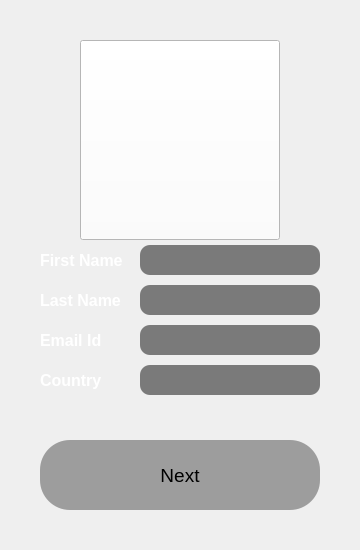
      <widget class="QWidget" name="getNameEmailWidget">
       <layout class="QGridLayout" name="gridLayout_6">
        <property name="leftMargin">
         <number>0</number>
        </property>
        <property name="topMargin">
         <number>0</number>
        </property>
        <property name="rightMargin">
         <number>0</number>
        </property>
        <property name="bottomMargin">
         <number>0</number>
        </property>
        <property name="spacing">
         <number>0</number>
        </property>
        <item row="1" column="0">
         <spacer name="horizontalSpacer_5">
          <property name="orientation">
           <enum>Qt::Horizontal</enum>
          </property>
          <property name="sizeHint" stdset="0">
           <size>
            <width>40</width>
            <height>20</height>
           </size>
          </property>
         </spacer>
        </item>
        <item row="0" column="1">
         <spacer name="verticalSpacer_4">
          <property name="orientation">
           <enum>Qt::Vertical</enum>
          </property>
          <property name="sizeHint" stdset="0">
           <size>
            <width>20</width>
            <height>40</height>
           </size>
          </property>
         </spacer>
        </item>
        <item row="1" column="2">
         <spacer name="horizontalSpacer_6">
          <property name="orientation">
           <enum>Qt::Horizontal</enum>
          </property>
          <property name="sizeHint" stdset="0">
           <size>
            <width>40</width>
            <height>20</height>
           </size>
          </property>
         </spacer>
        </item>
        <item row="3" column="1">
         <spacer name="verticalSpacer_3">
          <property name="orientation">
           <enum>Qt::Vertical</enum>
          </property>
          <property name="sizeHint" stdset="0">
           <size>
            <width>20</width>
            <height>40</height>
           </size>
          </property>
         </spacer>
        </item>
        <item row="1" column="1">
         <layout class="QGridLayout" name="gridLayout_4">
          <item row="4" column="0" colspan="3">
           <widget class="QWidget" name="widget_5" native="true">
            <property name="minimumSize">
             <size>
              <width>0</width>
              <height>40</height>
             </size>
            </property>
            <property name="maximumSize">
             <size>
              <width>16777215</width>
              <height>40</height>
             </size>
            </property>
            <layout class="QGridLayout" name="gridLayout_8">
             <property name="leftMargin">
              <number>0</number>
             </property>
             <property name="topMargin">
              <number>0</number>
             </property>
             <property name="rightMargin">
              <number>0</number>
             </property>
             <property name="bottomMargin">
              <number>0</number>
             </property>
             <property name="spacing">
              <number>0</number>
             </property>
             <item row="0" column="0">
              <widget class="QLabel" name="label_8">
               <property name="font">
                <font>
                 <pointsize>12</pointsize>
                 <weight>75</weight>
                 <bold>true</bold>
                </font>
               </property>
               <property name="styleSheet">
                <string notr="true">color: rgb(255, 255, 255);</string>
               </property>
               <property name="text">
                <string>Country</string>
               </property>
              </widget>
             </item>
             <item row="0" column="1">
              <widget class="QLineEdit" name="lineEdit_5">
               <property name="minimumSize">
                <size>
                 <width>180</width>
                 <height>30</height>
                </size>
               </property>
               <property name="maximumSize">
                <size>
                 <width>180</width>
                 <height>30</height>
                </size>
               </property>
               <property name="styleSheet">
                <string notr="true">border-top-left-radius: 10px;
border-top-right-radius: 10px;
border-bottom-left-radius: 10px;
border-bottom-right-radius: 10px;
background-color: rgb(122, 122, 122);</string>
               </property>
              </widget>
             </item>
            </layout>
           </widget>
          </item>
          <item row="2" column="0" colspan="3">
           <widget class="QWidget" name="widget_3" native="true">
            <property name="minimumSize">
             <size>
              <width>0</width>
              <height>40</height>
             </size>
            </property>
            <property name="maximumSize">
             <size>
              <width>16777215</width>
              <height>40</height>
             </size>
            </property>
            <layout class="QGridLayout" name="gridLayout_3">
             <property name="leftMargin">
              <number>0</number>
             </property>
             <property name="topMargin">
              <number>0</number>
             </property>
             <property name="rightMargin">
              <number>0</number>
             </property>
             <property name="bottomMargin">
              <number>0</number>
             </property>
             <property name="spacing">
              <number>0</number>
             </property>
             <item row="0" column="0">
              <widget class="QLabel" name="label_5">
               <property name="font">
                <font>
                 <pointsize>12</pointsize>
                 <weight>75</weight>
                 <bold>true</bold>
                </font>
               </property>
               <property name="styleSheet">
                <string notr="true">color: rgb(255, 255, 255);</string>
               </property>
               <property name="text">
                <string>Last Name</string>
               </property>
              </widget>
             </item>
             <item row="0" column="1">
              <widget class="QLineEdit" name="lineEdit_2">
               <property name="minimumSize">
                <size>
                 <width>180</width>
                 <height>30</height>
                </size>
               </property>
               <property name="maximumSize">
                <size>
                 <width>180</width>
                 <height>30</height>
                </size>
               </property>
               <property name="styleSheet">
                <string notr="true">border-top-left-radius: 10px;
border-top-right-radius: 10px;
border-bottom-left-radius: 10px;
border-bottom-right-radius: 10px;
background-color: rgb(122, 122, 122);</string>
               </property>
              </widget>
             </item>
            </layout>
           </widget>
          </item>
          <item row="3" column="0" colspan="3">
           <widget class="QWidget" name="widget_4" native="true">
            <property name="minimumSize">
             <size>
              <width>0</width>
              <height>40</height>
             </size>
            </property>
            <property name="maximumSize">
             <size>
              <width>16777215</width>
              <height>40</height>
             </size>
            </property>
            <layout class="QGridLayout" name="gridLayout_5">
             <property name="leftMargin">
              <number>0</number>
             </property>
             <property name="topMargin">
              <number>0</number>
             </property>
             <property name="rightMargin">
              <number>0</number>
             </property>
             <property name="bottomMargin">
              <number>0</number>
             </property>
             <property name="spacing">
              <number>0</number>
             </property>
             <item row="0" column="0">
              <widget class="QLabel" name="label_6">
               <property name="font">
                <font>
                 <pointsize>12</pointsize>
                 <weight>75</weight>
                 <bold>true</bold>
                </font>
               </property>
               <property name="styleSheet">
                <string notr="true">color: rgb(255, 255, 255);</string>
               </property>
               <property name="text">
                <string>Email Id</string>
               </property>
              </widget>
             </item>
             <item row="0" column="1">
              <widget class="QLineEdit" name="lineEdit_3">
               <property name="minimumSize">
                <size>
                 <width>180</width>
                 <height>30</height>
                </size>
               </property>
               <property name="maximumSize">
                <size>
                 <width>180</width>
                 <height>30</height>
                </size>
               </property>
               <property name="styleSheet">
                <string notr="true">border-top-left-radius: 10px;
border-top-right-radius: 10px;
border-bottom-left-radius: 10px;
border-bottom-right-radius: 10px;
background-color: rgb(122, 122, 122);</string>
               </property>
              </widget>
             </item>
            </layout>
           </widget>
          </item>
          <item row="0" column="2">
           <spacer name="horizontalSpacer_4">
            <property name="orientation">
             <enum>Qt::Horizontal</enum>
            </property>
            <property name="sizeHint" stdset="0">
             <size>
              <width>40</width>
              <height>20</height>
             </size>
            </property>
           </spacer>
          </item>
          <item row="0" column="1">
           <widget class="QPushButton" name="pushButton">
            <property name="minimumSize">
             <size>
              <width>200</width>
              <height>200</height>
             </size>
            </property>
            <property name="maximumSize">
             <size>
              <width>200</width>
              <height>200</height>
             </size>
            </property>
            <property name="styleSheet">
             <string notr="true">background-color: rgb(255, 255, 255);</string>
            </property>
            <property name="text">
             <string/>
            </property>
            <property name="icon">
             <iconset resource="../icon/icon.qrc">
              <normaloff>:/newPrefix/user.jpg</normaloff>:/newPrefix/user.jpg</iconset>
            </property>
            <property name="iconSize">
             <size>
              <width>200</width>
              <height>200</height>
             </size>
            </property>
           </widget>
          </item>
          <item row="0" column="0">
           <spacer name="horizontalSpacer_3">
            <property name="orientation">
             <enum>Qt::Horizontal</enum>
            </property>
            <property name="sizeHint" stdset="0">
             <size>
              <width>40</width>
              <height>20</height>
             </size>
            </property>
           </spacer>
          </item>
          <item row="1" column="0" colspan="3">
           <widget class="QWidget" name="widget_2" native="true">
            <property name="minimumSize">
             <size>
              <width>0</width>
              <height>40</height>
             </size>
            </property>
            <property name="maximumSize">
             <size>
              <width>16777215</width>
              <height>40</height>
             </size>
            </property>
            <layout class="QGridLayout" name="gridLayout_2">
             <property name="leftMargin">
              <number>0</number>
             </property>
             <property name="topMargin">
              <number>0</number>
             </property>
             <property name="rightMargin">
              <number>0</number>
             </property>
             <property name="bottomMargin">
              <number>0</number>
             </property>
             <property name="spacing">
              <number>0</number>
             </property>
             <item row="0" column="0">
              <widget class="QLabel" name="label_4">
               <property name="font">
                <font>
                 <pointsize>12</pointsize>
                 <weight>75</weight>
                 <bold>true</bold>
                </font>
               </property>
               <property name="styleSheet">
                <string notr="true">color: rgb(255, 255, 255);</string>
               </property>
               <property name="text">
                <string>First Name</string>
               </property>
              </widget>
             </item>
             <item row="0" column="1">
              <widget class="QLineEdit" name="lineEdit">
               <property name="minimumSize">
                <size>
                 <width>180</width>
                 <height>30</height>
                </size>
               </property>
               <property name="maximumSize">
                <size>
                 <width>180</width>
                 <height>30</height>
                </size>
               </property>
               <property name="font">
                <font>
                 <pointsize>12</pointsize>
                </font>
               </property>
               <property name="styleSheet">
                <string notr="true">border-top-left-radius: 10px;
border-top-right-radius: 10px;
border-bottom-left-radius: 10px;
border-bottom-right-radius: 10px;
background-color: rgb(122, 122, 122);</string>
               </property>
              </widget>
             </item>
            </layout>
           </widget>
          </item>
          <item row="5" column="0" colspan="3">
           <spacer name="verticalSpacer_5">
            <property name="orientation">
             <enum>Qt::Vertical</enum>
            </property>
            <property name="sizeHint" stdset="0">
             <size>
              <width>20</width>
              <height>40</height>
             </size>
            </property>
           </spacer>
          </item>
         </layout>
        </item>
        <item row="2" column="1">
         <widget class="QPushButton" name="pushButton_3">
          <property name="minimumSize">
           <size>
            <width>0</width>
            <height>70</height>
           </size>
          </property>
          <property name="maximumSize">
           <size>
            <width>16777215</width>
            <height>70</height>
           </size>
          </property>
          <property name="font">
           <font>
            <pointsize>14</pointsize>
           </font>
          </property>
          <property name="styleSheet">
           <string notr="true">border-top-left-radius: 30px;
border-top-right-radius: 30px;
border-bottom-left-radius: 30px;
border-bottom-right-radius: 30px;
background-color: rgb(157, 157, 157);</string>
          </property>
          <property name="text">
           <string>Next</string>
          </property>
         </widget>
        </item>
       </layout>
      </widget>
